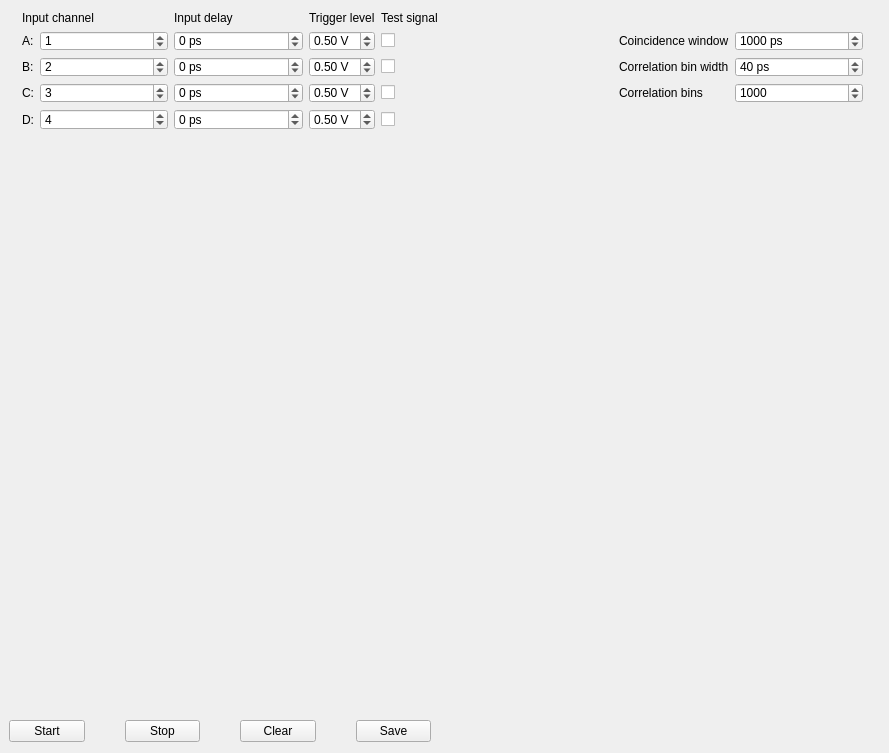
<?xml version="1.0" encoding="UTF-8"?>
<ui version="4.0">
 <class>CoincidenceExample</class>
 <widget class="QMainWindow" name="CoincidenceExample">
  <property name="geometry">
   <rect>
    <x>0</x>
    <y>0</y>
    <width>889</width>
    <height>753</height>
   </rect>
  </property>
  <property name="windowTitle">
   <string>Coincidence_SaS</string>
  </property>
  <widget class="QWidget" name="centralwidget">
   <property name="enabled">
    <bool>true</bool>
   </property>
   <property name="layoutDirection">
    <enum>Qt::LeftToRight</enum>
   </property>
   <widget class="QWidget" name="plotWidget" native="true">
    <property name="geometry">
     <rect>
      <x>19</x>
      <y>135</y>
      <width>851</width>
      <height>578</height>
     </rect>
    </property>
    <property name="sizePolicy">
     <sizepolicy hsizetype="Preferred" vsizetype="Expanding">
      <horstretch>0</horstretch>
      <verstretch>0</verstretch>
     </sizepolicy>
    </property>
    <layout class="QVBoxLayout" name="verticalLayout_2">
     <property name="leftMargin">
      <number>0</number>
     </property>
     <property name="rightMargin">
      <number>0</number>
     </property>
    </layout>
   </widget>
   <widget class="QWidget" name="layoutWidget">
    <property name="geometry">
     <rect>
      <x>9</x>
      <y>719</y>
      <width>422</width>
      <height>25</height>
     </rect>
    </property>
    <layout class="QHBoxLayout" name="horizontalLayout_2">
     <property name="spacing">
      <number>40</number>
     </property>
     <item>
      <widget class="QPushButton" name="startButton">
       <property name="text">
        <string>Start</string>
       </property>
      </widget>
     </item>
     <item>
      <widget class="QPushButton" name="stopButton">
       <property name="text">
        <string>Stop</string>
       </property>
      </widget>
     </item>
     <item>
      <widget class="QPushButton" name="clearButton">
       <property name="text">
        <string>Clear</string>
       </property>
      </widget>
     </item>
     <item>
      <widget class="QPushButton" name="saveButton">
       <property name="text">
        <string>Save</string>
       </property>
      </widget>
     </item>
    </layout>
   </widget>
   <widget class="QWidget" name="layoutWidget">
    <property name="geometry">
     <rect>
      <x>22</x>
      <y>11</y>
      <width>841</width>
      <height>119</height>
     </rect>
    </property>
    <layout class="QGridLayout" name="gridLayout">
     <item row="0" column="0" colspan="2">
      <widget class="QLabel" name="label">
       <property name="text">
        <string>Input channel</string>
       </property>
      </widget>
     </item>
     <item row="0" column="2">
      <widget class="QLabel" name="label_2">
       <property name="text">
        <string>Input delay</string>
       </property>
       <property name="buddy">
        <cstring>label_2</cstring>
       </property>
      </widget>
     </item>
     <item row="0" column="3">
      <widget class="QLabel" name="label_12">
       <property name="text">
        <string>Trigger level</string>
       </property>
      </widget>
     </item>
     <item row="0" column="4">
      <widget class="QLabel" name="label_13">
       <property name="text">
        <string>Test signal</string>
       </property>
      </widget>
     </item>
     <item row="1" column="0">
      <widget class="QLabel" name="label_10">
       <property name="text">
        <string>A:</string>
       </property>
      </widget>
     </item>
     <item row="1" column="1">
      <widget class="QSpinBox" name="channelA">
       <property name="sizePolicy">
        <sizepolicy hsizetype="Expanding" vsizetype="Fixed">
         <horstretch>0</horstretch>
         <verstretch>0</verstretch>
        </sizepolicy>
       </property>
       <property name="minimum">
        <number>-99</number>
       </property>
       <property name="value">
        <number>1</number>
       </property>
      </widget>
     </item>
     <item row="1" column="2">
      <widget class="QSpinBox" name="delayA">
       <property name="sizePolicy">
        <sizepolicy hsizetype="Expanding" vsizetype="Fixed">
         <horstretch>0</horstretch>
         <verstretch>0</verstretch>
        </sizepolicy>
       </property>
       <property name="suffix">
        <string> ps</string>
       </property>
       <property name="minimum">
        <number>-99999</number>
       </property>
       <property name="maximum">
        <number>99999</number>
       </property>
      </widget>
     </item>
     <item row="1" column="3">
      <widget class="QDoubleSpinBox" name="triggerA">
       <property name="suffix">
        <string> V</string>
       </property>
       <property name="minimum">
        <double>-2.500000000000000</double>
       </property>
       <property name="maximum">
        <double>2.500000000000000</double>
       </property>
       <property name="singleStep">
        <double>0.100000000000000</double>
       </property>
       <property name="value">
        <double>0.500000000000000</double>
       </property>
      </widget>
     </item>
     <item row="1" column="4">
      <widget class="QCheckBox" name="testsignalA">
       <property name="layoutDirection">
        <enum>Qt::LeftToRight</enum>
       </property>
       <property name="autoFillBackground">
        <bool>false</bool>
       </property>
       <property name="styleSheet">
        <string notr="true"/>
       </property>
       <property name="text">
        <string/>
       </property>
       <property name="checked">
        <bool>false</bool>
       </property>
       <property name="autoRepeat">
        <bool>false</bool>
       </property>
      </widget>
     </item>
     <item row="1" column="6">
      <widget class="QLabel" name="label_5">
       <property name="text">
        <string>Coincidence window</string>
       </property>
      </widget>
     </item>
     <item row="1" column="7">
      <widget class="QSpinBox" name="coincidenceWindow">
       <property name="sizePolicy">
        <sizepolicy hsizetype="Expanding" vsizetype="Fixed">
         <horstretch>0</horstretch>
         <verstretch>0</verstretch>
        </sizepolicy>
       </property>
       <property name="suffix">
        <string> ps</string>
       </property>
       <property name="minimum">
        <number>1</number>
       </property>
       <property name="maximum">
        <number>9999</number>
       </property>
       <property name="value">
        <number>1000</number>
       </property>
      </widget>
     </item>
     <item row="2" column="0">
      <widget class="QLabel" name="label_11">
       <property name="text">
        <string>B:</string>
       </property>
      </widget>
     </item>
     <item row="2" column="1">
      <widget class="QSpinBox" name="channelB">
       <property name="sizePolicy">
        <sizepolicy hsizetype="Expanding" vsizetype="Fixed">
         <horstretch>0</horstretch>
         <verstretch>0</verstretch>
        </sizepolicy>
       </property>
       <property name="minimum">
        <number>-99</number>
       </property>
       <property name="value">
        <number>2</number>
       </property>
      </widget>
     </item>
     <item row="2" column="2">
      <widget class="QSpinBox" name="delayB">
       <property name="sizePolicy">
        <sizepolicy hsizetype="Expanding" vsizetype="Fixed">
         <horstretch>0</horstretch>
         <verstretch>0</verstretch>
        </sizepolicy>
       </property>
       <property name="suffix">
        <string> ps</string>
       </property>
       <property name="minimum">
        <number>-99999</number>
       </property>
       <property name="maximum">
        <number>99999</number>
       </property>
      </widget>
     </item>
     <item row="2" column="3">
      <widget class="QDoubleSpinBox" name="triggerB">
       <property name="suffix">
        <string> V</string>
       </property>
       <property name="minimum">
        <double>-2.500000000000000</double>
       </property>
       <property name="maximum">
        <double>2.500000000000000</double>
       </property>
       <property name="singleStep">
        <double>0.100000000000000</double>
       </property>
       <property name="value">
        <double>0.500000000000000</double>
       </property>
      </widget>
     </item>
     <item row="2" column="4">
      <widget class="QCheckBox" name="testsignalB">
       <property name="text">
        <string/>
       </property>
      </widget>
     </item>
     <item row="2" column="5">
      <spacer name="horizontalSpacer">
       <property name="orientation">
        <enum>Qt::Horizontal</enum>
       </property>
       <property name="sizeType">
        <enum>QSizePolicy::Expanding</enum>
       </property>
       <property name="sizeHint" stdset="0">
        <size>
         <width>175</width>
         <height>20</height>
        </size>
       </property>
      </spacer>
     </item>
     <item row="2" column="6">
      <widget class="QLabel" name="label_6">
       <property name="text">
        <string>Correlation bin width</string>
       </property>
      </widget>
     </item>
     <item row="2" column="7">
      <widget class="QSpinBox" name="correlationBinwidth">
       <property name="sizePolicy">
        <sizepolicy hsizetype="Expanding" vsizetype="Fixed">
         <horstretch>0</horstretch>
         <verstretch>0</verstretch>
        </sizepolicy>
       </property>
       <property name="suffix">
        <string> ps</string>
       </property>
       <property name="minimum">
        <number>1</number>
       </property>
       <property name="maximum">
        <number>9999</number>
       </property>
       <property name="value">
        <number>40</number>
       </property>
      </widget>
     </item>
     <item row="3" column="0">
      <widget class="QLabel" name="label_14">
       <property name="text">
        <string>C:</string>
       </property>
      </widget>
     </item>
     <item row="3" column="1">
      <widget class="QSpinBox" name="channelC">
       <property name="sizePolicy">
        <sizepolicy hsizetype="Expanding" vsizetype="Fixed">
         <horstretch>0</horstretch>
         <verstretch>0</verstretch>
        </sizepolicy>
       </property>
       <property name="minimum">
        <number>-99</number>
       </property>
       <property name="value">
        <number>3</number>
       </property>
      </widget>
     </item>
     <item row="3" column="2">
      <widget class="QSpinBox" name="delayC">
       <property name="sizePolicy">
        <sizepolicy hsizetype="Expanding" vsizetype="Fixed">
         <horstretch>0</horstretch>
         <verstretch>0</verstretch>
        </sizepolicy>
       </property>
       <property name="suffix">
        <string> ps</string>
       </property>
       <property name="minimum">
        <number>-99999</number>
       </property>
       <property name="maximum">
        <number>99999</number>
       </property>
      </widget>
     </item>
     <item row="3" column="3">
      <widget class="QDoubleSpinBox" name="triggerC">
       <property name="suffix">
        <string> V</string>
       </property>
       <property name="minimum">
        <double>-2.500000000000000</double>
       </property>
       <property name="maximum">
        <double>2.500000000000000</double>
       </property>
       <property name="singleStep">
        <double>0.100000000000000</double>
       </property>
       <property name="value">
        <double>0.500000000000000</double>
       </property>
      </widget>
     </item>
     <item row="3" column="4">
      <widget class="QCheckBox" name="testsignalC">
       <property name="text">
        <string/>
       </property>
      </widget>
     </item>
     <item row="3" column="6">
      <widget class="QLabel" name="label_7">
       <property name="text">
        <string>Correlation bins</string>
       </property>
      </widget>
     </item>
     <item row="3" column="7">
      <widget class="QSpinBox" name="correlationBins">
       <property name="sizePolicy">
        <sizepolicy hsizetype="Expanding" vsizetype="Fixed">
         <horstretch>0</horstretch>
         <verstretch>0</verstretch>
        </sizepolicy>
       </property>
       <property name="minimum">
        <number>1</number>
       </property>
       <property name="maximum">
        <number>99999</number>
       </property>
       <property name="value">
        <number>1000</number>
       </property>
      </widget>
     </item>
     <item row="4" column="0">
      <widget class="QLabel" name="label_15">
       <property name="text">
        <string>D:</string>
       </property>
      </widget>
     </item>
     <item row="4" column="1">
      <widget class="QSpinBox" name="channelD">
       <property name="sizePolicy">
        <sizepolicy hsizetype="Expanding" vsizetype="Fixed">
         <horstretch>0</horstretch>
         <verstretch>0</verstretch>
        </sizepolicy>
       </property>
       <property name="minimum">
        <number>-99</number>
       </property>
       <property name="value">
        <number>4</number>
       </property>
      </widget>
     </item>
     <item row="4" column="2">
      <widget class="QSpinBox" name="delayD">
       <property name="sizePolicy">
        <sizepolicy hsizetype="Expanding" vsizetype="Fixed">
         <horstretch>0</horstretch>
         <verstretch>0</verstretch>
        </sizepolicy>
       </property>
       <property name="suffix">
        <string> ps</string>
       </property>
       <property name="minimum">
        <number>-99999</number>
       </property>
       <property name="maximum">
        <number>99999</number>
       </property>
      </widget>
     </item>
     <item row="4" column="3">
      <widget class="QDoubleSpinBox" name="triggerD">
       <property name="suffix">
        <string> V</string>
       </property>
       <property name="minimum">
        <double>-2.500000000000000</double>
       </property>
       <property name="maximum">
        <double>2.500000000000000</double>
       </property>
       <property name="singleStep">
        <double>0.100000000000000</double>
       </property>
       <property name="value">
        <double>0.500000000000000</double>
       </property>
      </widget>
     </item>
     <item row="4" column="4">
      <widget class="QCheckBox" name="testsignalD">
       <property name="text">
        <string/>
       </property>
      </widget>
     </item>
    </layout>
   </widget>
  </widget>
 </widget>
 <tabstops>
  <tabstop>channelA</tabstop>
  <tabstop>delayA</tabstop>
  <tabstop>channelB</tabstop>
  <tabstop>delayB</tabstop>
  <tabstop>startButton</tabstop>
  <tabstop>stopButton</tabstop>
  <tabstop>clearButton</tabstop>
  <tabstop>saveButton</tabstop>
 </tabstops>
 <resources/>
 <connections/>
</ui>
